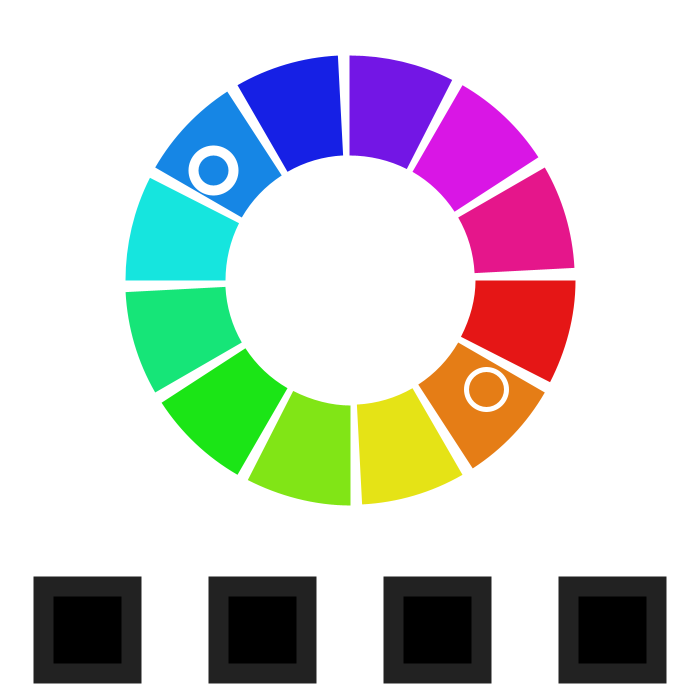
Frame 1 (no input)
Frame 60 (the mouse pressed at the canvas centre just before this capture): identical to frame 1, image omitted
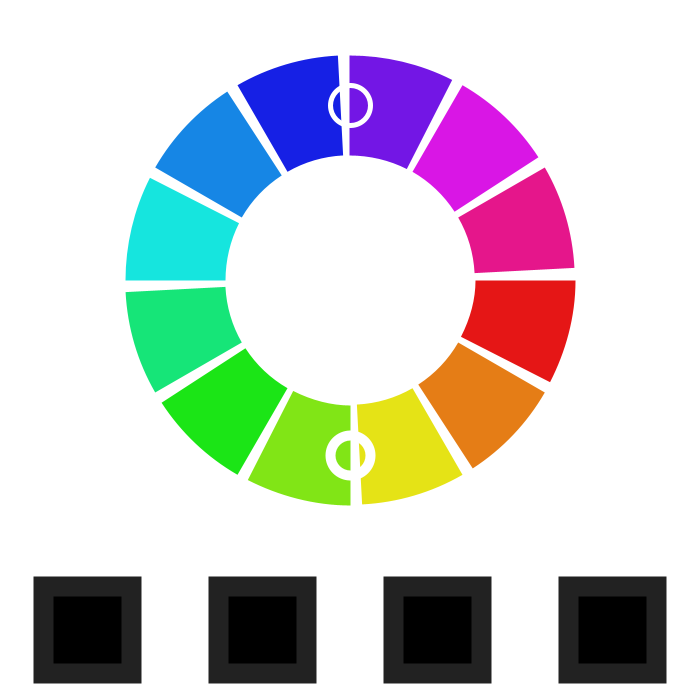
Frame 120 (the mouse held since frame 60 and released just before this capture)

The Processing sketch that drew these frames (run headless with seeded random() and noise(); from frame 60 on, the mouse is pressed at the canvas centre):

// Processing sketch: processing_151921
// ── processing_151921.pde

float oX, oY, diam, unit, x, y, c2x, c2y, offSet;
int num = 12, sz = 40, sat=90, br=90, modus, counter;
color[] f = {
  #000000, #000000, #000000, #000000
}; //array for the fill colors
color[] s = {
  #222222, #222222, #222222, #222222
}; //array for the stroke colors

void setup() {
  size(700, 700);
  colorMode(HSB, 255, 100, 100);
  strokeCap(SQUARE);
  oX = width/2;
  oY = height*.4;
  diam = width/2;
  unit = TWO_PI/num;
}

void draw() {
  background(#ffffff);

  for (int i=0; i<num; i++) {

    noFill();
    stroke(255/num*i, constrain(sat, 10, 100), constrain(br, 10, 100));
    strokeWeight(100);
    arc(oX, oY, diam, diam, i*unit, (i+0.9)*unit);
  }

  float angleC1 = atan2(mouseY-oY, mouseX-oX);
  x = oX + cos(angleC1)*(diam/2);
  y = oY + sin(angleC1)*(diam/2);

  float angleC2 = atan2(y-oY, x-oX)+PI;
  c2x = oX + cos(angleC2)*diam/2; 
  c2y = oY + sin(angleC2)*diam/2; 
  

  strokeWeight(10);
  stroke(#ffffff);
  ellipse(x, y, sz, sz);
  strokeWeight(5);
  ellipse(c2x, c2y, sz, sz);

  float slice = width/4;
  float boxSize = slice*.5;

  for (int i=0; i<4; i++) {
    fill(f[i]);
    stroke(s[i]);
    strokeWeight(20);
    rectMode(CENTER);
    rect((i+0.5)*slice, width*.9, boxSize, boxSize);
  }
}

void mouseClicked() {
  f[counter]=get(int(x), int(y));
  s[counter]=get(int(c2x), int(c2y));
  counter++;
  if (counter>3) counter=0;
}


void keyPressed() {
  if (key==CODED) {
    if (keyCode==LEFT) {
      sat--;
    }
    if (keyCode==RIGHT) {
      sat++;
    }
    if (keyCode==UP) {
      br++;
    }
    if (keyCode==DOWN) {
      br--;
    }
  }
  if (key=='r') {
    br =90;
    sat=90;
  }
}
